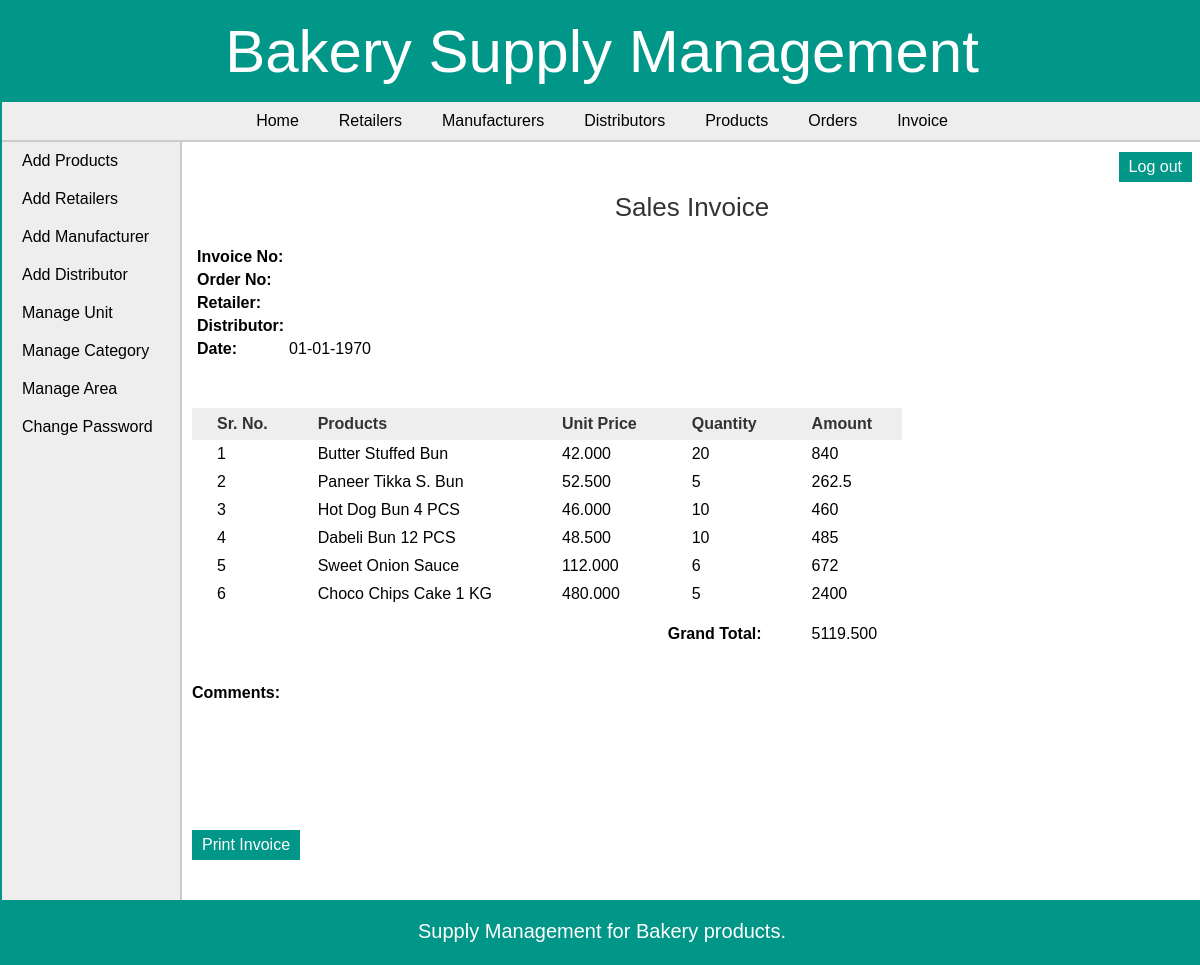
The app's page /admin/view_invoice_items.php?id=1 (signed in) with its own data.
### tables this page shows
CREATE TABLE `invoice_items` (
  `invoice_items_id` int(11) NOT NULL,
  `invoice_id` int(11) NOT NULL,
  `product_id` int(11) NOT NULL,
  `quantity` int(6) NOT NULL
);

CREATE TABLE `products` (
  `pro_id` int(11) NOT NULL,
  `pro_name` varchar(25) NOT NULL,
  `pro_desc` text DEFAULT NULL,
  `pro_price` decimal(10,3) NOT NULL,
  `unit` int(11) NOT NULL,
  `pro_cat` int(11) NOT NULL,
  `quantity` int(6) DEFAULT NULL
);

CREATE TABLE `invoice` (
  `invoice_id` int(11) NOT NULL,
  `order_id` int(11) NOT NULL,
  `retailer_id` int(11) NOT NULL,
  `dist_id` int(11) NOT NULL,
  `date` date NOT NULL,
  `total_amount` decimal(10,3) NOT NULL,
  `comments` text DEFAULT NULL
);

### admin/view_invoice_items.php (the view, shortened to what this page needs)
<?php
	require("../includes/config.php");
	if(isset($_SESSION['admin_login'])) {
		if(isset($_GET['id'])){
			$invoice_id = $_GET['id'];
			$queryInvoiceItems = "SELECT *,invoice_items.quantity as quantity FROM invoice,invoice_items,products WHERE invoice.invoice_id='$invoice_id' AND invoice_items.product_id=products.pro_id AND invoice_items.invoice_id=invoice.invoice_id";
			$resultInvoiceItems = mysqli_query($con,$queryInvoiceItems);
			$querySelectInvoice = "SELECT * FROM invoice,retailer,distributor,area WHERE invoice_id='$invoice_id' AND invoice.retailer_id=retailer.retailer_id AND retailer.area_id=area.area_id AND invoice.dist_id=distributor.dist_id";
			$resultSelectInvoice = mysqli_query($con,$querySelectInvoice);
			$rowSelectInvoice = mysqli_fetch_array($resultSelectInvoice);
		}
	}
	else {
		header('Location:../index.php');
	}
?>
<!DOCTYPE html>
<html>
<head>
	<link rel="stylesheet" href="../includes/main_style.css" >
</head>
<body>
	<?php
		include("../includes/header.inc.php");
		include("../includes/nav_admin.inc.php");
		include("../includes/aside_admin.inc.php");
	?>
	<section>
	<div id="divToPrint" style="clear:both;" >
		<h1 style="text-align:center;">Sales Invoice</h1>
		<table class="table_infoFormat">
		<tr>
			<td><b> Invoice No: </b></td>
			<td> <?php echo $rowSelectInvoice['invoice_id']; ?> </td>
		</tr>
		<tr>
			<td><b> Order No: </b></td>
			<td> <?php echo $rowSelectInvoice['order_id']; ?> </td>
		</tr>
		<tr>
			<td><b> Retailer: </b></td>
			<td> <?php echo $rowSelectInvoice['area_code']; ?> </td>
		</tr>
		<tr>
			<td><b> Distributor: </b></td>
			<td> <?php echo $rowSelectInvoice['dist_name']; ?> </td>
		</tr>
		<tr>
			<td><b> Date: </b></td>
			<td> <?php echo date("d-m-Y",strtotime($rowSelectInvoice['date'])); ?> </td>
		</tr>
		</table>
		<form action="" method="POST" class="form">
		<table class="table_invoiceFormat" style="margin-top:50px;">
			<tr>
				<th style="padding-right:25px;"> Sr. No. </th>
				<th style="padding-right:150px;"> Products </th>
				<th style="padding-right:30px;"> Unit Price </th>
				<th style="padding-right:30px;"> Quantity </th>
				<th> Amount </th>
			</tr>
			<?php $i=1; while($rowInvoiceItems = mysqli_fetch_array($resultInvoiceItems)) { ?>
			<tr>
				<td> <?php echo $i; ?> </td>
				<td> <?php echo $rowInvoiceItems['pro_name']; ?> </td>
				<td> <?php echo $rowInvoiceItems['pro_price']; ?> </td>
				<td> <?php echo $rowInvoiceItems['quantity']; ?> </td>
				<td> <?php echo $rowInvoiceItems['quantity']*$rowInvoiceItems['pro_price']; ?> </td>
			</tr>
			<?php $i++; } ?>
			<tr style="height:40px;vertical-align:bottom;">
				<td colspan="4" style="text-align:right;"><b> Grand Total: </b></td>
				<td>
				<?php
					mysqli_data_seek($resultInvoiceItems,0);
					$rowInvoiceItems = mysqli_fetch_array($resultInvoiceItems);
					echo $rowInvoiceItems['total_amount'];
				?>
				</td>
			</tr>
		</table><br/><br/>
		<b>Comments:</b> <br/> <?php echo $rowSelectInvoice['comments']; ?>
		<br/><br/><br/><br/><br/><br/>
		</div>
		<input type="button" value="Print Invoice" class="submit_button" onclick="PrintDiv();" />
	</section>
	<?php
		include("../includes/footer.inc.php");
	?>
</body>
</html>

### includes/main_style.css (style rules this page uses)
* { font-family: arial,sans-serif; margin:0px; padding:0px; }
body { width:1200px; margin:auto; border:2px solid #009688; }
.submit_button { font-size:16px; margin-top:20px; margin-right:20px; padding:6px 10px; background-color:#009688; border:none; color:white; }
section { width:1000px; padding:10px; padding-bottom:40px; }
section h1 { margin-bottom:10px; font-weight:normal; color:#333; font-size: 26px; }
table { border-collapse: collapse; }
.table_invoiceFormat th { background-color:#eee; color:#333; padding: 7px 25px; }
.table_invoiceFormat tr { border:none; }
.table_invoiceFormat td,.table_invoiceFormat tr { padding: 5px 25px; text-align: left; }
.table_infoFormat { margin:20px 5px 25px; }
.table_infoFormat td { padding:5px 5px 0px 0px; }
.table_infoFormat td:first-child { font-weight:bold; }

### records on screen
invoice_items: product.pro_name "Butter Stuffed Bun", product.pro_price "42.000", quantity "20", $rowInvoiceItems['quantity']*$rowInvoiceItems['pro_price'] "840"
invoice_items: product.pro_name "Paneer Tikka S. Bun", product.pro_price "52.500", quantity "5", $rowInvoiceItems['quantity']*$rowInvoiceItems['pro_price'] "262.5"
invoice_items: product.pro_name "Hot Dog Bun 4 PCS", product.pro_price "46.000", quantity "10", $rowInvoiceItems['quantity']*$rowInvoiceItems['pro_price'] "460"
invoice_items: product.pro_name "Dabeli Bun 12 PCS", product.pro_price "48.500", quantity "10", $rowInvoiceItems['quantity']*$rowInvoiceItems['pro_price'] "485"
invoice_items: product.pro_name "Sweet Onion Sauce", product.pro_price "112.000", quantity "6", $rowInvoiceItems['quantity']*$rowInvoiceItems['pro_price'] "672"
invoice_items: product.pro_name "Choco Chips Cake 1 KG", product.pro_price "480.000", quantity "5", $rowInvoiceItems['quantity']*$rowInvoiceItems['pro_price'] "2400"
invoice: total_amount "5119.500"

### other values on screen
date("d-m-Y",strtotime($rowSelectInvoice['date'])) "01-01-1970"
